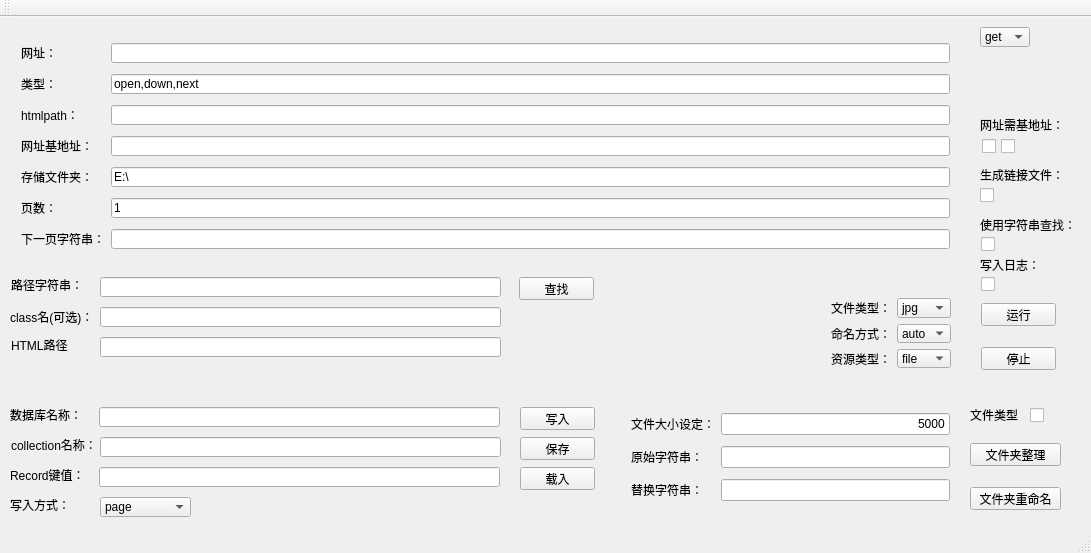
<?xml version="1.0" encoding="UTF-8"?>
<ui version="4.0">
 <class>TpaUrlui</class>
 <widget class="QMainWindow" name="TpaUrlui">
  <property name="geometry">
   <rect>
    <x>0</x>
    <y>0</y>
    <width>1091</width>
    <height>553</height>
   </rect>
  </property>
  <property name="windowTitle">
   <string>TpaUrlui</string>
  </property>
  <widget class="QWidget" name="centralWidget">
   <widget class="QWidget" name="layoutWidget">
    <property name="geometry">
     <rect>
      <x>820</x>
      <y>270</y>
      <width>142</width>
      <height>92</height>
     </rect>
    </property>
    <layout class="QGridLayout" name="gridLayout_2">
     <item row="0" column="0">
      <widget class="QLabel" name="label_filetype">
       <property name="text">
        <string>文件类型：  </string>
       </property>
      </widget>
     </item>
     <item row="0" column="1">
      <widget class="QComboBox" name="comboBox_filetype">
       <item>
        <property name="text">
         <string>jpg</string>
        </property>
       </item>
       <item>
        <property name="text">
         <string>mp4</string>
        </property>
       </item>
      </widget>
     </item>
     <item row="1" column="0">
      <widget class="QLabel" name="label_filename">
       <property name="text">
        <string>命名方式：</string>
       </property>
      </widget>
     </item>
     <item row="1" column="1">
      <widget class="QComboBox" name="comboBox_filename">
       <item>
        <property name="text">
         <string>auto</string>
        </property>
       </item>
      </widget>
     </item>
     <item row="2" column="1">
      <widget class="QComboBox" name="comboBox_srchtmclass">
       <item>
        <property name="text">
         <string>file</string>
        </property>
       </item>
       <item>
        <property name="text">
         <string>a</string>
        </property>
       </item>
       <item>
        <property name="text">
         <string>src</string>
        </property>
       </item>
      </widget>
     </item>
     <item row="2" column="0">
      <widget class="QLabel" name="label_srchtmclass">
       <property name="text">
        <string>资源类型：    </string>
       </property>
      </widget>
     </item>
    </layout>
   </widget>
   <widget class="QWidget" name="layoutWidget">
    <property name="geometry">
     <rect>
      <x>620</x>
      <y>380</y>
      <width>341</width>
      <height>121</height>
     </rect>
    </property>
    <layout class="QGridLayout" name="gridLayout_3">
     <item row="0" column="0">
      <widget class="QLabel" name="label_filesize">
       <property name="text">
        <string>文件大小设定：</string>
       </property>
      </widget>
     </item>
     <item row="0" column="1">
      <widget class="QLineEdit" name="lineEdit_filesize">
       <property name="text">
        <string>5000</string>
       </property>
       <property name="alignment">
        <set>Qt::AlignRight|Qt::AlignTrailing|Qt::AlignVCenter</set>
       </property>
      </widget>
     </item>
     <item row="1" column="0">
      <widget class="QLabel" name="label_oldstr">
       <property name="text">
        <string>原始字符串：  </string>
       </property>
      </widget>
     </item>
     <item row="1" column="1">
      <widget class="QLineEdit" name="lineEdit_oldstr"/>
     </item>
     <item row="2" column="0">
      <widget class="QLabel" name="label_newstr">
       <property name="text">
        <string>替换字符串：</string>
       </property>
      </widget>
     </item>
     <item row="2" column="1">
      <widget class="QLineEdit" name="lineEdit_newstr"/>
     </item>
    </layout>
   </widget>
   <widget class="QWidget" name="layoutWidget">
    <property name="geometry">
     <rect>
      <x>10</x>
      <y>10</y>
      <width>951</width>
      <height>241</height>
     </rect>
    </property>
    <layout class="QGridLayout" name="gridLayout">
     <item row="0" column="0">
      <widget class="QLabel" name="label_url">
       <property name="text">
        <string>网址：        </string>
       </property>
      </widget>
     </item>
     <item row="0" column="1">
      <widget class="QLineEdit" name="lineEdit_url">
       <property name="minimumSize">
        <size>
         <width>0</width>
         <height>20</height>
        </size>
       </property>
       <property name="maximumSize">
        <size>
         <width>16777215</width>
         <height>20</height>
        </size>
       </property>
       <property name="text">
        <string/>
       </property>
       <property name="clearButtonEnabled">
        <bool>false</bool>
       </property>
      </widget>
     </item>
     <item row="1" column="0">
      <widget class="QLabel" name="label_type">
       <property name="text">
        <string>类型：</string>
       </property>
      </widget>
     </item>
     <item row="1" column="1">
      <widget class="QLineEdit" name="lineEdit_type">
       <property name="minimumSize">
        <size>
         <width>0</width>
         <height>20</height>
        </size>
       </property>
       <property name="maximumSize">
        <size>
         <width>16777215</width>
         <height>20</height>
        </size>
       </property>
       <property name="text">
        <string>open,down,next</string>
       </property>
       <property name="clearButtonEnabled">
        <bool>false</bool>
       </property>
      </widget>
     </item>
     <item row="2" column="0">
      <widget class="QLabel" name="label_htmlpath">
       <property name="text">
        <string>htmlpath：</string>
       </property>
      </widget>
     </item>
     <item row="2" column="1">
      <widget class="QLineEdit" name="lineEdit_htmlpath">
       <property name="minimumSize">
        <size>
         <width>0</width>
         <height>20</height>
        </size>
       </property>
       <property name="maximumSize">
        <size>
         <width>16777215</width>
         <height>20</height>
        </size>
       </property>
      </widget>
     </item>
     <item row="3" column="0">
      <widget class="QLabel" name="label_baseurl">
       <property name="text">
        <string>网址基地址：  </string>
       </property>
      </widget>
     </item>
     <item row="3" column="1">
      <widget class="QLineEdit" name="lineEdit_baseurl">
       <property name="minimumSize">
        <size>
         <width>0</width>
         <height>20</height>
        </size>
       </property>
       <property name="maximumSize">
        <size>
         <width>16777215</width>
         <height>20</height>
        </size>
       </property>
      </widget>
     </item>
     <item row="4" column="0">
      <widget class="QLabel" name="label_filepath">
       <property name="text">
        <string>存储文件夹：</string>
       </property>
      </widget>
     </item>
     <item row="4" column="1">
      <widget class="QLineEdit" name="lineEdit_filepath">
       <property name="minimumSize">
        <size>
         <width>0</width>
         <height>20</height>
        </size>
       </property>
       <property name="maximumSize">
        <size>
         <width>16777215</width>
         <height>20</height>
        </size>
       </property>
       <property name="text">
        <string>E:\</string>
       </property>
      </widget>
     </item>
     <item row="5" column="0">
      <widget class="QLabel" name="label_times">
       <property name="text">
        <string>页数：        </string>
       </property>
      </widget>
     </item>
     <item row="5" column="1">
      <widget class="QLineEdit" name="lineEdit_times">
       <property name="minimumSize">
        <size>
         <width>0</width>
         <height>20</height>
        </size>
       </property>
       <property name="maximumSize">
        <size>
         <width>16777215</width>
         <height>20</height>
        </size>
       </property>
       <property name="text">
        <string>1</string>
       </property>
      </widget>
     </item>
     <item row="6" column="0">
      <widget class="QLabel" name="label_nextstr">
       <property name="text">
        <string>下一页字符串：</string>
       </property>
      </widget>
     </item>
     <item row="6" column="1">
      <widget class="QLineEdit" name="lineEdit_nextstr">
       <property name="minimumSize">
        <size>
         <width>0</width>
         <height>20</height>
        </size>
       </property>
       <property name="maximumSize">
        <size>
         <width>16777215</width>
         <height>20</height>
        </size>
       </property>
       <property name="text">
        <string/>
       </property>
      </widget>
     </item>
    </layout>
   </widget>
   <widget class="QCheckBox" name="checkBox_nexttype">
    <property name="geometry">
     <rect>
      <x>981</x>
      <y>219</y>
      <width>16</width>
      <height>16</height>
     </rect>
    </property>
    <property name="text">
     <string/>
    </property>
   </widget>
   <widget class="QComboBox" name="comboBox_urltype">
    <property name="geometry">
     <rect>
      <x>980</x>
      <y>10</y>
      <width>50</width>
      <height>20</height>
     </rect>
    </property>
    <item>
     <property name="text">
      <string>get</string>
     </property>
    </item>
    <item>
     <property name="text">
      <string>post</string>
     </property>
    </item>
   </widget>
   <widget class="QCheckBox" name="checkBox_open">
    <property name="geometry">
     <rect>
      <x>982</x>
      <y>121</y>
      <width>16</width>
      <height>16</height>
     </rect>
    </property>
    <property name="text">
     <string/>
    </property>
   </widget>
   <widget class="QCheckBox" name="checkBox_next">
    <property name="geometry">
     <rect>
      <x>1001</x>
      <y>121</y>
      <width>16</width>
      <height>16</height>
     </rect>
    </property>
    <property name="text">
     <string/>
    </property>
   </widget>
   <widget class="QCheckBox" name="checkBox_genLink">
    <property name="geometry">
     <rect>
      <x>980</x>
      <y>170</y>
      <width>16</width>
      <height>16</height>
     </rect>
    </property>
    <property name="text">
     <string/>
    </property>
   </widget>
   <widget class="QLabel" name="label_genLink">
    <property name="geometry">
     <rect>
      <x>980</x>
      <y>150</y>
      <width>81</width>
      <height>16</height>
     </rect>
    </property>
    <property name="text">
     <string>生成链接文件：</string>
    </property>
   </widget>
   <widget class="QLabel" name="label_genLink_2">
    <property name="geometry">
     <rect>
      <x>970</x>
      <y>390</y>
      <width>51</width>
      <height>16</height>
     </rect>
    </property>
    <property name="text">
     <string>文件类型</string>
    </property>
   </widget>
   <widget class="QLabel" name="label_genLink_3">
    <property name="geometry">
     <rect>
      <x>980</x>
      <y>200</y>
      <width>91</width>
      <height>16</height>
     </rect>
    </property>
    <property name="text">
     <string>使用字符串查找：</string>
    </property>
   </widget>
   <widget class="QLabel" name="label_genLink_4">
    <property name="geometry">
     <rect>
      <x>980</x>
      <y>100</y>
      <width>91</width>
      <height>16</height>
     </rect>
    </property>
    <property name="text">
     <string>网址需基地址：</string>
    </property>
   </widget>
   <widget class="QPushButton" name="pushButton_find">
    <property name="geometry">
     <rect>
      <x>519</x>
      <y>260</y>
      <width>75</width>
      <height>23</height>
     </rect>
    </property>
    <property name="text">
     <string>查找</string>
    </property>
   </widget>
   <widget class="QCheckBox" name="checkBox_folderorfile">
    <property name="geometry">
     <rect>
      <x>1030</x>
      <y>390</y>
      <width>16</width>
      <height>16</height>
     </rect>
    </property>
    <property name="text">
     <string/>
    </property>
   </widget>
   <widget class="QPushButton" name="pushButton_rmvoidfolder">
    <property name="geometry">
     <rect>
      <x>970</x>
      <y>426</y>
      <width>91</width>
      <height>23</height>
     </rect>
    </property>
    <property name="text">
     <string>文件夹整理</string>
    </property>
   </widget>
   <widget class="QPushButton" name="pushButton_renamefolder">
    <property name="geometry">
     <rect>
      <x>970</x>
      <y>470</y>
      <width>91</width>
      <height>23</height>
     </rect>
    </property>
    <property name="text">
     <string>文件夹重命名</string>
    </property>
   </widget>
   <widget class="QPushButton" name="pushButton_stop">
    <property name="geometry">
     <rect>
      <x>981</x>
      <y>330</y>
      <width>75</width>
      <height>23</height>
     </rect>
    </property>
    <property name="text">
     <string>停止</string>
    </property>
   </widget>
   <widget class="QPushButton" name="pushButton_run">
    <property name="geometry">
     <rect>
      <x>981</x>
      <y>286</y>
      <width>75</width>
      <height>23</height>
     </rect>
    </property>
    <property name="text">
     <string>运行</string>
    </property>
   </widget>
   <widget class="QLineEdit" name="lineEdit_bspath">
    <property name="geometry">
     <rect>
      <x>100</x>
      <y>320</y>
      <width>401</width>
      <height>20</height>
     </rect>
    </property>
    <property name="minimumSize">
     <size>
      <width>0</width>
      <height>20</height>
     </size>
    </property>
   </widget>
   <widget class="QLabel" name="label_genLink_6">
    <property name="geometry">
     <rect>
      <x>11</x>
      <y>320</y>
      <width>60</width>
      <height>16</height>
     </rect>
    </property>
    <property name="text">
     <string>HTML路径：</string>
    </property>
   </widget>
   <widget class="QLineEdit" name="lineEdit_htmlstr">
    <property name="geometry">
     <rect>
      <x>100</x>
      <y>260</y>
      <width>401</width>
      <height>20</height>
     </rect>
    </property>
    <property name="minimumSize">
     <size>
      <width>0</width>
      <height>20</height>
     </size>
    </property>
   </widget>
   <widget class="QLabel" name="label_genLink_5">
    <property name="geometry">
     <rect>
      <x>11</x>
      <y>260</y>
      <width>72</width>
      <height>16</height>
     </rect>
    </property>
    <property name="text">
     <string>路径字符串：</string>
    </property>
   </widget>
   <widget class="QLabel" name="label_genLink_7">
    <property name="geometry">
     <rect>
      <x>10</x>
      <y>290</y>
      <width>81</width>
      <height>20</height>
     </rect>
    </property>
    <property name="text">
     <string>class名(可选)：</string>
    </property>
   </widget>
   <widget class="QLineEdit" name="lineEdit_classstr">
    <property name="geometry">
     <rect>
      <x>100</x>
      <y>290</y>
      <width>401</width>
      <height>20</height>
     </rect>
    </property>
    <property name="minimumSize">
     <size>
      <width>0</width>
      <height>20</height>
     </size>
    </property>
   </widget>
   <widget class="QLabel" name="label_genLink_8">
    <property name="geometry">
     <rect>
      <x>10</x>
      <y>390</y>
      <width>71</width>
      <height>16</height>
     </rect>
    </property>
    <property name="text">
     <string>数据库名称：</string>
    </property>
   </widget>
   <widget class="QLineEdit" name="lineEdit_dbname">
    <property name="geometry">
     <rect>
      <x>99</x>
      <y>390</y>
      <width>401</width>
      <height>20</height>
     </rect>
    </property>
    <property name="minimumSize">
     <size>
      <width>0</width>
      <height>20</height>
     </size>
    </property>
   </widget>
   <widget class="QLabel" name="label_genLink_9">
    <property name="geometry">
     <rect>
      <x>11</x>
      <y>420</y>
      <width>91</width>
      <height>16</height>
     </rect>
    </property>
    <property name="text">
     <string>collection名称：</string>
    </property>
   </widget>
   <widget class="QLineEdit" name="lineEdit_collection">
    <property name="geometry">
     <rect>
      <x>100</x>
      <y>420</y>
      <width>401</width>
      <height>20</height>
     </rect>
    </property>
    <property name="minimumSize">
     <size>
      <width>0</width>
      <height>20</height>
     </size>
    </property>
   </widget>
   <widget class="QLineEdit" name="lineEdit_modbkey">
    <property name="geometry">
     <rect>
      <x>99</x>
      <y>450</y>
      <width>401</width>
      <height>20</height>
     </rect>
    </property>
    <property name="minimumSize">
     <size>
      <width>0</width>
      <height>20</height>
     </size>
    </property>
   </widget>
   <widget class="QLabel" name="label_genLink_10">
    <property name="geometry">
     <rect>
      <x>10</x>
      <y>450</y>
      <width>91</width>
      <height>16</height>
     </rect>
    </property>
    <property name="text">
     <string>Record键值：</string>
    </property>
   </widget>
   <widget class="QPushButton" name="pushButton_writedb">
    <property name="geometry">
     <rect>
      <x>520</x>
      <y>390</y>
      <width>75</width>
      <height>23</height>
     </rect>
    </property>
    <property name="text">
     <string>写入</string>
    </property>
   </widget>
   <widget class="QComboBox" name="comboBox_inserttype">
    <property name="geometry">
     <rect>
      <x>100</x>
      <y>480</y>
      <width>91</width>
      <height>20</height>
     </rect>
    </property>
    <item>
     <property name="text">
      <string>page</string>
     </property>
    </item>
    <item>
     <property name="text">
      <string>key-value</string>
     </property>
    </item>
   </widget>
   <widget class="QLabel" name="label_genLink_11">
    <property name="geometry">
     <rect>
      <x>10</x>
      <y>480</y>
      <width>91</width>
      <height>16</height>
     </rect>
    </property>
    <property name="text">
     <string>写入方式：</string>
    </property>
   </widget>
   <widget class="QLabel" name="label_genLink_12">
    <property name="geometry">
     <rect>
      <x>980</x>
      <y>240</y>
      <width>91</width>
      <height>16</height>
     </rect>
    </property>
    <property name="text">
     <string>写入日志：</string>
    </property>
   </widget>
   <widget class="QCheckBox" name="checkBox_writelog">
    <property name="enabled">
     <bool>true</bool>
    </property>
    <property name="geometry">
     <rect>
      <x>981</x>
      <y>259</y>
      <width>16</width>
      <height>16</height>
     </rect>
    </property>
    <property name="mouseTracking">
     <bool>true</bool>
    </property>
    <property name="text">
     <string/>
    </property>
    <property name="tristate">
     <bool>false</bool>
    </property>
   </widget>
   <widget class="QPushButton" name="pushButton_save">
    <property name="geometry">
     <rect>
      <x>520</x>
      <y>420</y>
      <width>75</width>
      <height>23</height>
     </rect>
    </property>
    <property name="text">
     <string>保存</string>
    </property>
   </widget>
   <widget class="QPushButton" name="pushButton_load">
    <property name="geometry">
     <rect>
      <x>520</x>
      <y>450</y>
      <width>75</width>
      <height>23</height>
     </rect>
    </property>
    <property name="text">
     <string>载入</string>
    </property>
   </widget>
   <zorder>lineEdit_classstr</zorder>
   <zorder>layoutWidget</zorder>
   <zorder>layoutWidget</zorder>
   <zorder>layoutWidget</zorder>
   <zorder>checkBox_nexttype</zorder>
   <zorder>comboBox_urltype</zorder>
   <zorder>checkBox_open</zorder>
   <zorder>checkBox_next</zorder>
   <zorder>checkBox_genLink</zorder>
   <zorder>label_genLink</zorder>
   <zorder>label_genLink_2</zorder>
   <zorder>label_genLink_3</zorder>
   <zorder>label_genLink_4</zorder>
   <zorder>pushButton_find</zorder>
   <zorder>checkBox_folderorfile</zorder>
   <zorder>pushButton_rmvoidfolder</zorder>
   <zorder>pushButton_renamefolder</zorder>
   <zorder>pushButton_stop</zorder>
   <zorder>pushButton_run</zorder>
   <zorder>lineEdit_bspath</zorder>
   <zorder>label_genLink_6</zorder>
   <zorder>lineEdit_htmlstr</zorder>
   <zorder>label_genLink_5</zorder>
   <zorder>label_genLink_7</zorder>
   <zorder>label_genLink_8</zorder>
   <zorder>lineEdit_dbname</zorder>
   <zorder>label_genLink_9</zorder>
   <zorder>lineEdit_collection</zorder>
   <zorder>lineEdit_modbkey</zorder>
   <zorder>label_genLink_10</zorder>
   <zorder>pushButton_writedb</zorder>
   <zorder>comboBox_inserttype</zorder>
   <zorder>label_genLink_11</zorder>
   <zorder>label_genLink_12</zorder>
   <zorder>checkBox_writelog</zorder>
   <zorder>pushButton_save</zorder>
   <zorder>pushButton_load</zorder>
  </widget>
  <widget class="QToolBar" name="mainToolBar">
   <attribute name="toolBarArea">
    <enum>TopToolBarArea</enum>
   </attribute>
   <attribute name="toolBarBreak">
    <bool>false</bool>
   </attribute>
  </widget>
  <widget class="QStatusBar" name="statusBar"/>
 </widget>
 <layoutdefault spacing="6" margin="11"/>
 <resources/>
 <connections/>
</ui>
